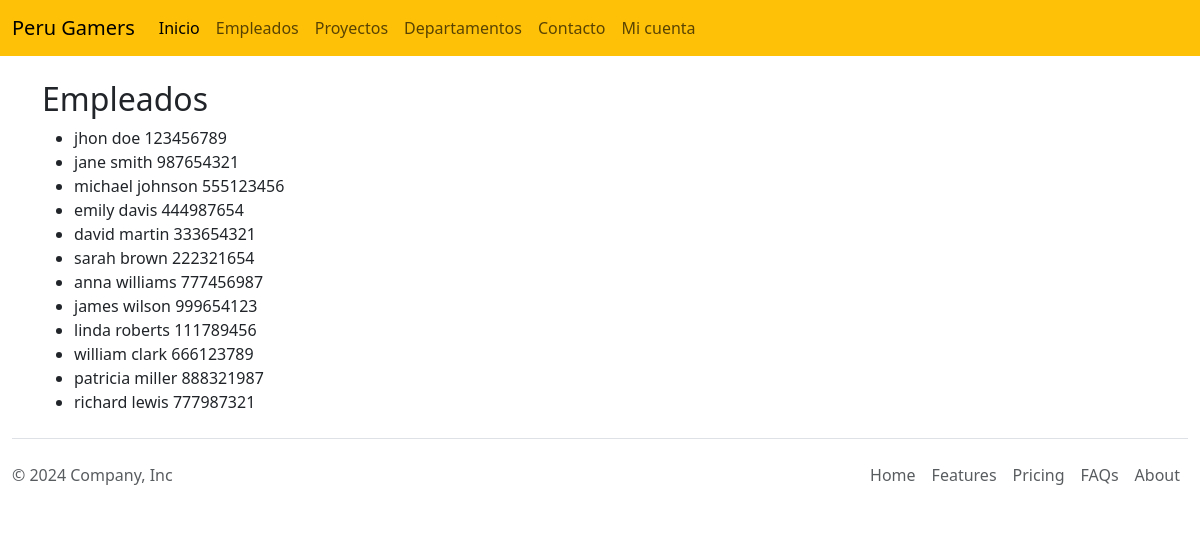
The app's page /empleados.php with its own data.
### tables this page shows
CREATE TABLE `employees` (
  `employee_id` int(11) NOT NULL,
  `first_name` varchar(50) NOT NULL,
  `last_name` varchar(50) NOT NULL,
  `email` varchar(250) NOT NULL,
  `phone_number` varchar(20) NOT NULL,
  `hire_date` date NOT NULL,
  `job_title` varchar(50) NOT NULL,
  `department_id` int(11) NOT NULL
);

### db.php (called while the page is built, shortened)
<?php
$servername = "localhost";
$username = "root";
$password = "";
$dbname = "companydb";
$conn = new mysqli($servername, $username, $password, $dbname);
$sql = "SELECT first_name, last_name, email, phone_number FROM employees";
$result = $conn->query($sql);
?>

### empleados.php (the view, shortened to what this page needs)
<?php require 'db.php'; ?>
<!DOCTYPE html>
<html lang="en">
<head>
    <link href="https://cdn.jsdelivr.net/npm/bootstrap@5.3.3/dist/css/bootstrap.min.css" rel="stylesheet">
</head>
<body>
    <?php include 'header.php'; ?>
    <div class="container mt-4 mb-4">
        <h2>Empleados</h2>
        <?php
        if($result->num_rows>0){
            echo "<ul>";
            while($row = $result->fetch_assoc()){
                echo "<li>".$row["first_name"]." ".$row["last_name"]." ".$row["phone_number"]."</li>";
            }
            echo "</ul>";
        } else{
            echo "No existen empleados";
        }
        ?>
    </div>
    <?php include 'footer.php'; ?>
</body>
</html>

### header.php (shortened to what this page needs)
<nav class="navbar navbar-expand-lg bg-warning">
  <div class="container-fluid">
      <a class="navbar-brand" href="#">Peru Gamers</a>
      <div class="collapse navbar-collapse" id="navbarNavAltMarkup">
      <div class="navbar-nav">
          <a class="nav-link active" aria-current="page" href="index.php">Inicio</a>
          <a class="nav-link" href="empleados.php">Empleados</a>
          <a class="nav-link" href="proyectos.php">Proyectos</a>
          <a class="nav-link" href="departamentos.php">Departamentos</a>
          <a class="nav-link" href="contacto.php">Contacto</a>
          <a class="nav-link" href="login.php">Mi cuenta</a>
      </div>
      </div>
  </div>
</nav>

### footer.php
<div class="container-fluid">
    <footer class="d-flex flex-wrap justify-content-between align-items-center py-3 my-4 border-top">
        <p class="col-md-4 mb-0 text-body-secondary">© 2024 Company, Inc</p>
        <a href="/" class="col-md-4 d-flex align-items-center justify-content-center mb-3 mb-md-0 me-md-auto link-body-emphasis text-decoration-none">
            <svg class="bi me-2" width="40" height="32"><use xlink:href="#bootstrap"></use></svg>
        </a>
        <ul class="nav col-md-4 justify-content-end">
            <li class="nav-item"><a href="#" class="nav-link px-2 text-body-secondary">Home</a></li>
            <li class="nav-item"><a href="#" class="nav-link px-2 text-body-secondary">Features</a></li>
            <li class="nav-item"><a href="#" class="nav-link px-2 text-body-secondary">Pricing</a></li>
            <li class="nav-item"><a href="#" class="nav-link px-2 text-body-secondary">FAQs</a></li>
            <li class="nav-item"><a href="#" class="nav-link px-2 text-body-secondary">About</a></li>
        </ul>
    </footer>
</div>

### records on screen
employees: first_name "jhon", last_name "doe", phone_number "123456789"
employees: first_name "jane", last_name "smith", phone_number "987654321"
employees: first_name "michael", last_name "johnson", phone_number "555123456"
employees: first_name "emily", last_name "davis", phone_number "444987654"
employees: first_name "david", last_name "martin", phone_number "333654321"
employees: first_name "sarah", last_name "brown", phone_number "222321654"
employees: first_name "anna", last_name "williams", phone_number "777456987"
employees: first_name "james", last_name "wilson", phone_number "999654123"
employees: first_name "linda", last_name "roberts", phone_number "111789456"
employees: first_name "william", last_name "clark", phone_number "666123789"
employees: first_name "patricia", last_name "miller", phone_number "888321987"
employees: first_name "richard", last_name "lewis", phone_number "777987321"
